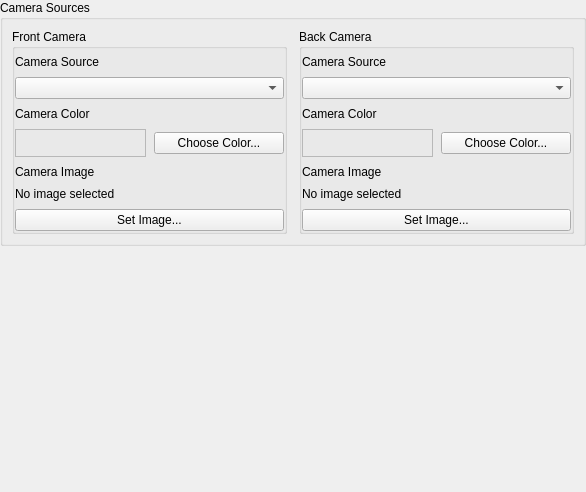
           <widget class="QWidget" name="camera_scroll_contents">
            <property name="geometry">
             <rect>
              <x>0</x>
              <y>0</y>
              <width>586</width>
              <height>492</height>
             </rect>
            </property>
            <layout class="QVBoxLayout" name="camera_tab_content_layout">
             <property name="spacing">
              <number>9</number>
             </property>
             <property name="leftMargin">
              <number>0</number>
             </property>
             <property name="topMargin">
              <number>0</number>
             </property>
             <property name="rightMargin">
              <number>0</number>
             </property>
             <property name="bottomMargin">
              <number>0</number>
             </property>
             <item>
              <widget class="QGroupBox" name="gb_camera_sources_section">
               <property name="title">
                <string>Camera Sources</string>
               </property>
               <layout class="QHBoxLayout" name="gb_camera_sources_section_layout">
                <property name="spacing">
                 <number>12</number>
                </property>
                <item alignment="Qt::AlignmentFlag::AlignTop">
                 <widget class="QGroupBox" name="gb_front_camera">
                  <property name="title">
                   <string>Front Camera</string>
                  </property>
                  <property name="flat">
                   <bool>true</bool>
                  </property>
                  <layout class="QVBoxLayout" name="gb_front_camera_layout">
                   <property name="spacing">
                    <number>8</number>
                   </property>
                   <property name="leftMargin">
                    <number>0</number>
                   </property>
                   <property name="topMargin">
                    <number>6</number>
                   </property>
                   <property name="rightMargin">
                    <number>0</number>
                   </property>
                   <property name="bottomMargin">
                    <number>0</number>
                   </property>
                   <item>
                    <widget class="QLabel" name="label_front_camera">
                     <property name="text">
                      <string>Camera Source</string>
                     </property>
                    </widget>
                   </item>
                   <item>
                    <widget class="QComboBox" name="front_camera_box"/>
                   </item>
                   <item>
                    <widget class="QLabel" name="label_front_camera_color">
                     <property name="text">
                      <string>Camera Color</string>
                     </property>
                    </widget>
                   </item>
                   <item>
                    <layout class="QHBoxLayout" name="front_camera_color_layout">
                     <item>
                      <widget class="QLabel" name="front_camera_color_preview">
                       <property name="minimumSize">
                        <size>
                         <width>56</width>
                         <height>28</height>
                        </size>
                       </property>
                       <property name="frameShape">
                        <enum>QFrame::Shape::StyledPanel</enum>
                       </property>
                       <property name="text">
                        <string/>
                       </property>
                      </widget>
                     </item>
                     <item>
                      <widget class="QPushButton" name="front_camera_color_btn">
                       <property name="text">
                        <string>Choose Color...</string>
                       </property>
                      </widget>
                     </item>
                    </layout>
                   </item>
                   <item>
                    <widget class="QLabel" name="label_front_camera_image">
                     <property name="text">
                      <string>Camera Image</string>
                     </property>
                    </widget>
                   </item>
                   <item>
                    <widget class="QLabel" name="front_camera_image_path">
                     <property name="text">
                      <string>No image selected</string>
                     </property>
                     <property name="wordWrap">
                      <bool>true</bool>
                     </property>
                    </widget>
                   </item>
                   <item>
                    <widget class="QPushButton" name="front_camera_image_btn">
                     <property name="text">
                      <string>Set Image...</string>
                     </property>
                    </widget>
                   </item>
                  </layout>
                 </widget>
                </item>
                <item alignment="Qt::AlignmentFlag::AlignTop">
                 <widget class="QGroupBox" name="gb_back_camera">
                  <property name="title">
                   <string>Back Camera</string>
                  </property>
                  <property name="flat">
                   <bool>true</bool>
                  </property>
                  <layout class="QVBoxLayout" name="gb_back_camera_layout">
                   <property name="spacing">
                    <number>8</number>
                   </property>
                   <property name="leftMargin">
                    <number>0</number>
                   </property>
                   <property name="topMargin">
                    <number>6</number>
                   </property>
                   <property name="rightMargin">
                    <number>0</number>
                   </property>
                   <property name="bottomMargin">
                    <number>0</number>
                   </property>
                   <item>
                    <widget class="QLabel" name="label_back_camera">
                     <property name="text">
                      <string>Camera Source</string>
                     </property>
                    </widget>
                   </item>
                   <item>
                    <widget class="QComboBox" name="back_camera_box"/>
                   </item>
                   <item>
                    <widget class="QLabel" name="label_back_camera_color">
                     <property name="text">
                      <string>Camera Color</string>
                     </property>
                    </widget>
                   </item>
                   <item>
                    <layout class="QHBoxLayout" name="back_camera_color_layout">
                     <item>
                      <widget class="QLabel" name="back_camera_color_preview">
                       <property name="minimumSize">
                        <size>
                         <width>56</width>
                         <height>28</height>
                        </size>
                       </property>
                       <property name="frameShape">
                        <enum>QFrame::Shape::StyledPanel</enum>
                       </property>
                       <property name="text">
                        <string/>
                       </property>
                      </widget>
                     </item>
                     <item>
                      <widget class="QPushButton" name="back_camera_color_btn">
                       <property name="text">
                        <string>Choose Color...</string>
                       </property>
                      </widget>
                     </item>
                    </layout>
                   </item>
                   <item>
                    <widget class="QLabel" name="label_back_camera_image">
                     <property name="text">
                      <string>Camera Image</string>
                     </property>
                    </widget>
                   </item>
                   <item>
                    <widget class="QLabel" name="back_camera_image_path">
                     <property name="text">
                      <string>No image selected</string>
                     </property>
                     <property name="wordWrap">
                      <bool>true</bool>
                     </property>
                    </widget>
                   </item>
                   <item>
                    <widget class="QPushButton" name="back_camera_image_btn">
                     <property name="text">
                      <string>Set Image...</string>
                     </property>
                    </widget>
                   </item>
                  </layout>
                 </widget>
                </item>
               </layout>
              </widget>
             </item>
             <item>
              <spacer name="camera_tab_content_spacer">
               <property name="orientation">
                <enum>Qt::Orientation::Vertical</enum>
               </property>
               <property name="sizeHint" stdset="0">
                <size>
                 <width>20</width>
                 <height>40</height>
                </size>
               </property>
              </spacer>
             </item>
            </layout>
           </widget>
